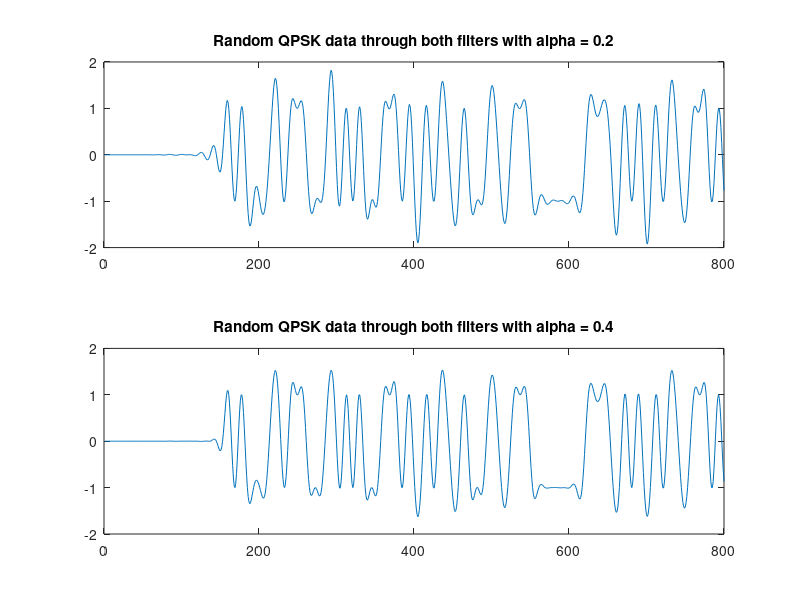

This figure's MATLAB source: (Note: this script raises an error after producing the figure.)
clear
load workspace
close all


y1 = filter(hm1,1,x1);
subplot(2,1,1)
plot(real(y1(1:800)))
title('Random QPSK data through both filters with alpha = 0.2')

y2 = filter(hm2,1,x2);
subplot(2,1,2)
plot(real(y2(1:800)))
title('Random QPSK data through both filters with alpha = 0.4')
save('workspace.mat')